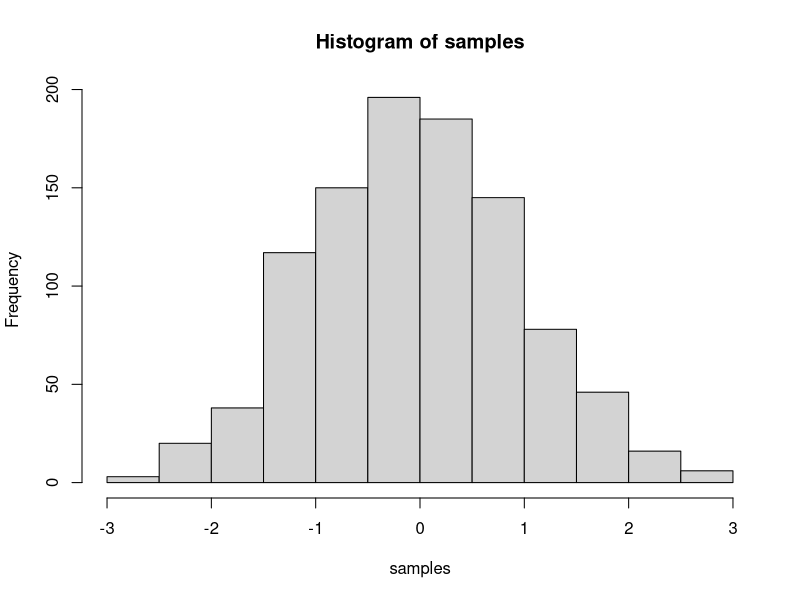
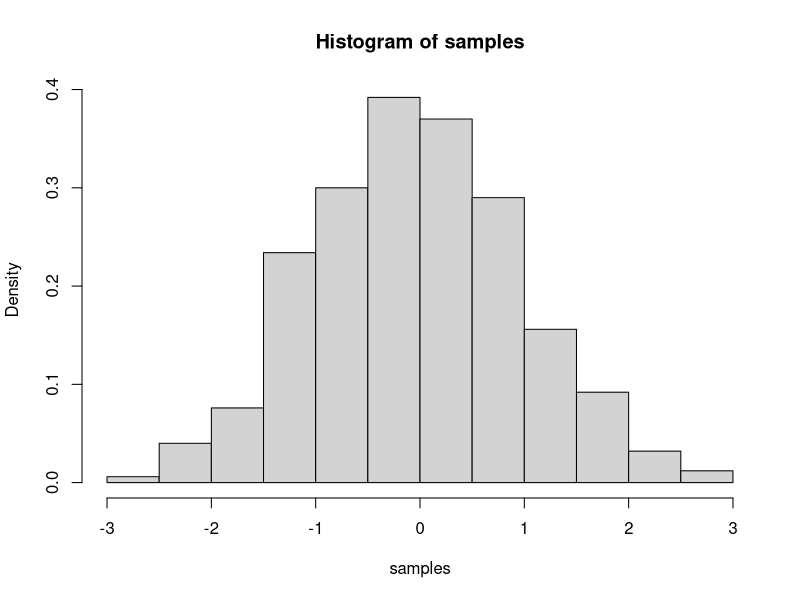
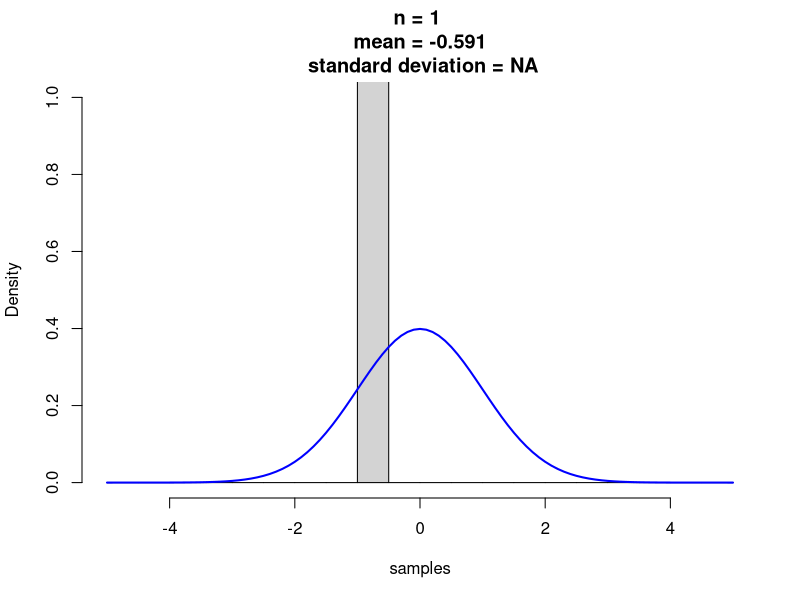
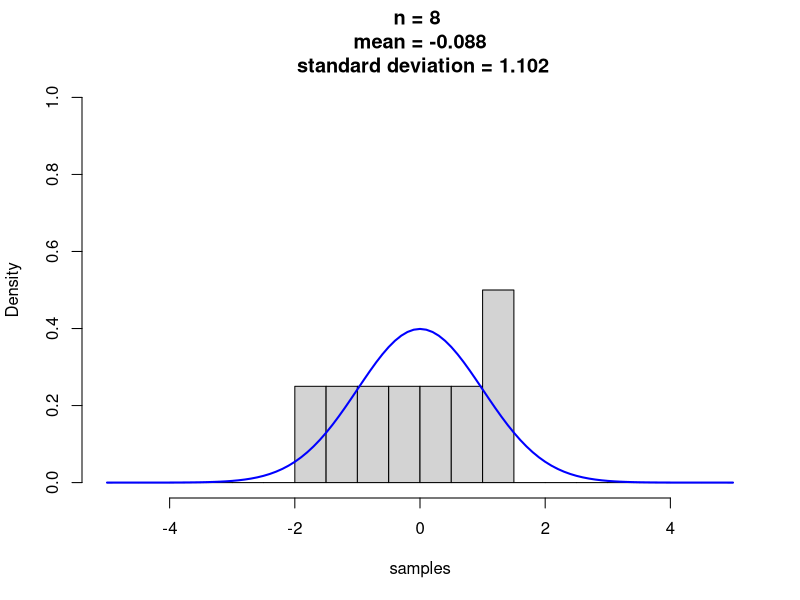
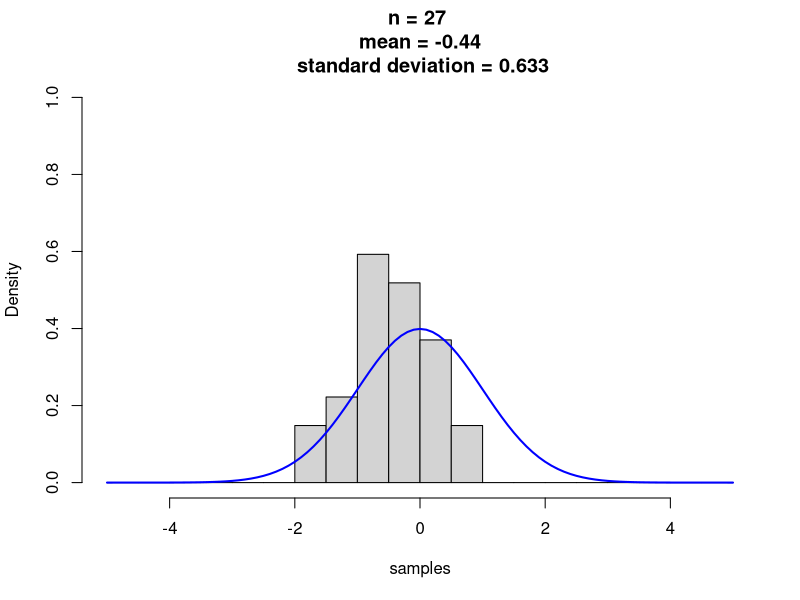
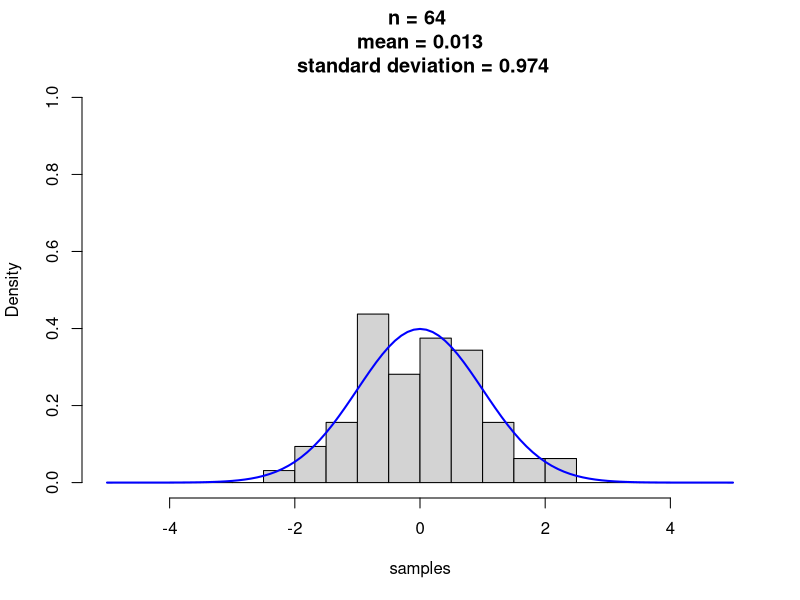
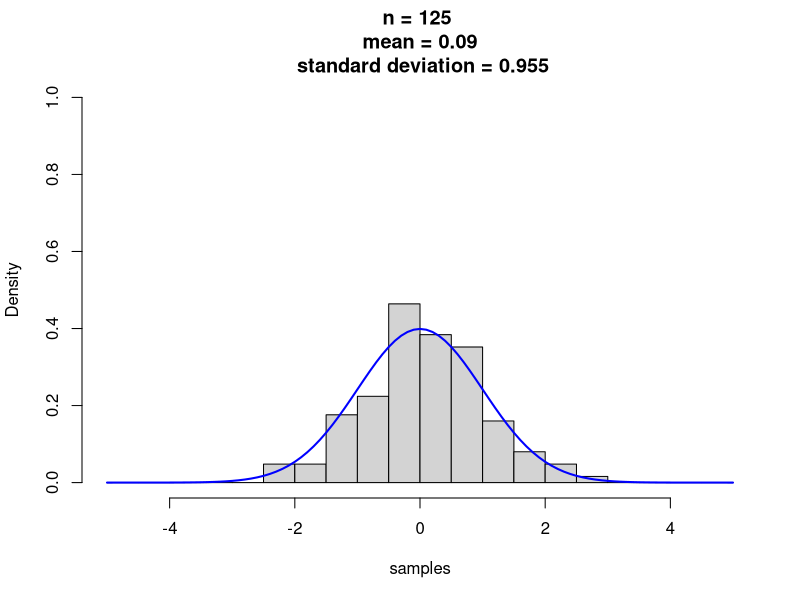
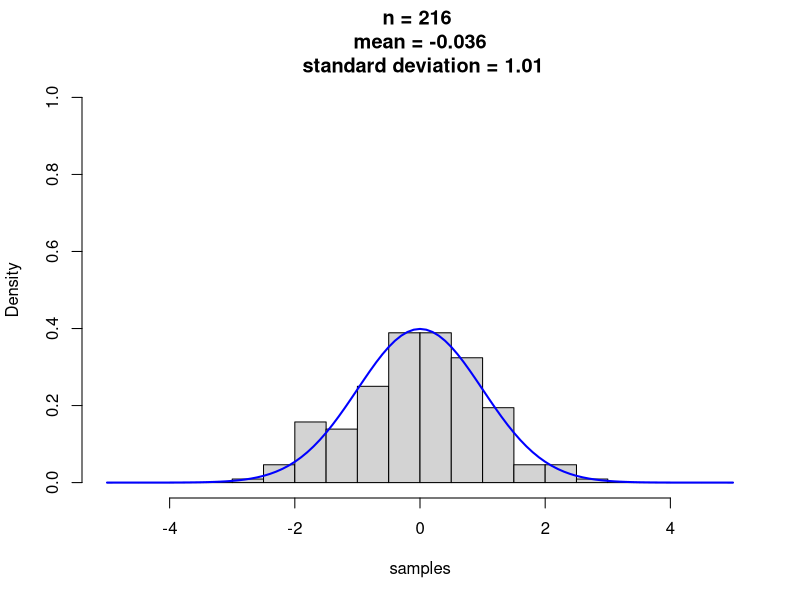

Write the R code that produced these figures, in order.
# EBIO338/358: Analysis and Visualization of Biological Data
# Class 7: Describing distributions

# Generate vector of samples from a normal distribution
samples <- rnorm(1000, 0, 1) # What are these number?

# Remember we can describe the range and interquartile range
range(samples)
summary(samples)[c(1,6)]
summary(samples)[c(2,5)]

# Can as usual visualize the data using a histogram
hist(samples)
hist(samples, freq=FALSE)

# Calculate the standard deviation by hand
(sum((samples - mean(samples))^2) / length(samples))^0.5

# Get R to calculate the standard deviation
sd(samples)


# Exploring the flip book...

set.seed(11) # What does set.seed() do?
for(i in 1:10){ # What does for() do?
  
  # Get random samples from normal distribution
  samples <- rnorm(i ^ 3, mean = 0, sd = 1) # what does rnorm() do? What are the arguments?
  
  # Make a histogram
  hist(samples, 
       breaks = seq(-5, 5, by = 0.5),
       probability = T,
       main = paste("n =", length(samples), "\n", 
                    "mean =", round(mean(samples), 3), "\n", 
                    "standard deviation =", round(sd(samples), 3)),
       ylim = c(0,1))
  
  # Theoretical expectations for this distribution
  xx <- seq(-5,5, by = 0.1)
  lines(xx, dnorm(xx, mean = 0, sd = 1), col = "blue", lwd = 2) # How does dnorm relate to rnorm?
  
  Sys.sleep(1) # What does Sys.sleep() do?
}


# Now change this around to make individual histograms for different
# parameter values

my_n <- 10000 # Use a big number to start
my_mean <- 0 # Stick to values between -3 and 3
my_sd <- 1 # Stick to values between 0.2 and 1.5

# Get random samples from normal distribution
samples <- rnorm(my_n, mean = my_mean, sd = my_sd)

# Make a histogram
hist(samples, 
     probability = T,
     breaks = seq(-10, 10, by = 0.2),
     main = paste("n =", length(samples), "\n", 
                  "mean =", round(mean(samples), 3), "\n", 
                  "standard deviation =", round(sd(samples), 3)),
     ylim = c(0,1))

# Theoretical expectations for this distribution
xx <- seq(my_mean-(my_sd*4), my_mean+(my_sd*4), by = 0.1)
lines(xx, dnorm(xx, mean = my_mean, sd = my_sd), col = "blue", lwd = 2) 

# How does sd change the shape of the distribution?
# Does mean change the shape of the distribution?



# Now examine another distribution - the Poisson distribution.

my_n <- 10000
my_lambda <- 1 # Stick to values between 1 and 6

# Get random samples from normal distribution
samples <- rpois(my_n, my_lambda)

# Make a histogram
hist(samples, 
     probability = T,
     breaks = seq(0, 20, by = 0.2),
     main = paste("n =", length(samples), "\n", 
                  "mean =", round(mean(samples), 3)),
     ylim = c(0,2))

# Theoretical expectations for this distribution
xx <- seq(0, 20, by = 1)
lines(xx, dpois(xx, lambda = my_lambda), col = "blue", lwd = 2) 

# What is the range of the samples you're getting? Are they ever negative?
# How would you describe the skew of the distribution? Does this depend on lambda?
# Why isn't there a second parameter (like standard deviation for the normal distribution)?
# What sort of data would you be collecting if you got values like this?





# Practice describing distributions with some real world examples

# Load the stream flow data from problem set 2
data <- read.csv(file="streamflowdata.csv")

# Plot a histogram of maximum stream flow (max) using the default settings
# Describe the shape of the distribution

# Now plot a histogram of max using as many breaks as there are elements in the vector
# Does your description of the shape of the distribution change when using a finer resolution of breaks?

# What is the interquartile range of the vector c(53, 39, 39, 33, 69, 30, 25, 67, 130, 94, 40)?

# An administrator entering salary data into a company spreadsheet accidentally put an extra 0 in the boss's salary isting it as 
# $2,000,000 instead of $200,000. Explain how this error will affect these summary statistics for the company payroll
# measures of center: median and mean
# measures of spread: range, IQR, and standard deviation

# Now make up some salary data to correspond with the above and show how the error affects the summary statistics quantitatively

# A small warehouse employs a supervisor at $1200 a week, an inventory manager at $700 a week, six stock workers at $400 a week
# and four drivers at $500 a week
# a) Find the mean and median wage
# b) How many employees earn more than the mean wage?
# c) Which measure of center best describes a typical wage at this company, the mean or the median? Why?
# d) Which measure of spread would best describe the payroll, the range, the IQR, or the standard deviation? Why?

# A town's January high temperatures averate 36 degrees F with a standard deviation of 10 degrees, 
# while in July the mean high temp is 74 degrees and the standard deviation is 8 degrees.
# In which month is it more unusual to have a day with a high temperature of 55 degrees? Explain

# An incoming freshman took her college's placement exams in French and math. In French, she scored
# 82 and in math, 86. The overall results on the French exam had a mean of 72 and a standard deviation 
# of 8, while the mean math score was 68 with a standard deviation of 12. On which exam did she do 
# better compared with the other freshman?
